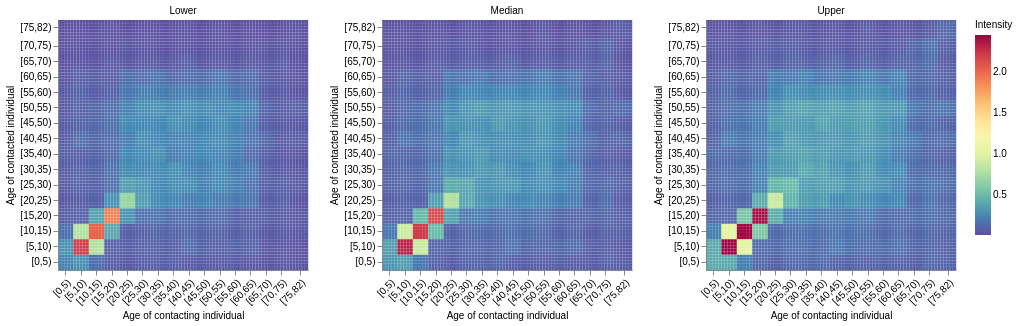

Write notebook code for a chart like this one.
### Code cell
plt_lower = plot_mosaic_pixilated(summary['lower'], age_bins, title='Lower', zlabel='Intensity')
plt_median = plot_mosaic_pixilated(summary['median'], age_bins, title='Median', zlabel='Intensity')
plt_upper = plot_mosaic_pixilated(summary['upper'], age_bins, title='Upper', zlabel='Intensity')

alt.hconcat(plt_lower, plt_median, plt_upper)

### Figure 1 — Vega-Lite specification as saved in the notebook (floating-point values rounded to 4 significant figures; data arrays with more than 128 entries replaced by an {"elided": "..."} marker saying what was removed)
{"config": {"view": {"continuousWidth": 300, "continuousHeight": 300}}, "hconcat": [{"data": {"name": "data-cedf121c0fd028f7f3dd4efe3c81bda1"}, "mark": {"type": "rect"}, "encoding": {"color": {"field": "z", "legend": {"labelFontSize": 10, "labelFontWeight": "normal", "orient": "right", "titleFontSize": 10, "titleFontWeight": "normal"}, "scale": {"reverse": true, "scheme": "spectral"}, "title": "Intensity", "type": "quantitative"}, "x": {"axis": {"grid": false, "labelAngle": -45, "labelExpr": "{'2':'[0,5)', '7':'[5,10)', '12':'[10,15)', '17':'[15,20)', '22':'[20,25)', '27':'[25,30)', '32':'[30,35)', '37':'[35,40)', '42':'[40,45)', '47':'[45,50)', '52':'[50,55)', '57':'[55,60)', '62':'[60,65)', '67':'[65,70)', '72':'[70,75)', '78':'[75,82)'}[datum.value]", "labelFontSize": 10, "labelFontWeight": "normal", "titleFontSize": 10, "titleFontWeight": "normal", "values": [2.0, 7.0, 12.0, 17.0, 22.0, 27.0, 32.0, 37.0, 42.0, 47.0, 52.0, 57.0, 62.0, 67.0, 72.0, 78.0]}, "field": "x", "title": "Age of contacting individual", "type": "ordinal"}, "y": {"axis": {"grid": false, "labelExpr": "{'2':'[0,5)', '7':'[5,10)', '12':'[10,15)', '17':'[15,20)', '22':'[20,25)', '27':'[25,30)', '32':'[30,35)', '37':'[35,40)', '42':'[40,45)', '47':'[45,50)', '52':'[50,55)', '57':'[55,60)', '62':'[60,65)', '67':'[65,70)', '72':'[70,75)', '78':'[75,82)'}[datum.value]", "labelFontSize": 10, "labelFontWeight": "normal", "titleFontSize": 10, "titleFontWeight": "normal", "values": [2.0, 7.0, 12.0, 17.0, 22.0, 27.0, 32.0, 37.0, 42.0, 47.0, 52.0, 57.0, 62.0, 67.0, 72.0, 78.0]}, "field": "y", "scale": {"reverse": true}, "title": "Age of contacted individual", "type": "ordinal"}}, "height": 250, "title": {"text": "Lower", "anchor": "middle", "fontSize": 10, "fontWeight": "normal"}, "width": 250}, {"data": {"name": "data-2052ce6fa27ad8eda379964aad4bd3c3"}, "mark": {"type": "rect"}, "encoding": {"color": {"field": "z", "legend": {"labelFontSize": 10, "labelFontWeight": "normal", "orient": "right", "titleFontSize": 10, "titleFontWeight": "normal"}, "scale": {"reverse": true, "scheme": "spectral"}, "title": "Intensity", "type": "quantitative"}, "x": {"axis": {"grid": false, "labelAngle": -45, "labelExpr": "{'2':'[0,5)', '7':'[5,10)', '12':'[10,15)', '17':'[15,20)', '22':'[20,25)', '27':'[25,30)', '32':'[30,35)', '37':'[35,40)', '42':'[40,45)', '47':'[45,50)', '52':'[50,55)', '57':'[55,60)', '62':'[60,65)', '67':'[65,70)', '72':'[70,75)', '78':'[75,82)'}[datum.value]", "labelFontSize": 10, "labelFontWeight": "normal", "titleFontSize": 10, "titleFontWeight": "normal", "values": [2.0, 7.0, 12.0, 17.0, 22.0, 27.0, 32.0, 37.0, 42.0, 47.0, 52.0, 57.0, 62.0, 67.0, 72.0, 78.0]}, "field": "x", "title": "Age of contacting individual", "type": "ordinal"}, "y": {"axis": {"grid": false, "labelExpr": "{'2':'[0,5)', '7':'[5,10)', '12':'[10,15)', '17':'[15,20)', '22':'[20,25)', '27':'[25,30)', '32':'[30,35)', '37':'[35,40)', '42':'[40,45)', '47':'[45,50)', '52':'[50,55)', '57':'[55,60)', '62':'[60,65)', '67':'[65,70)', '72':'[70,75)', '78':'[75,82)'}[datum.value]", "labelFontSize": 10, "labelFontWeight": "normal", "titleFontSize": 10, "titleFontWeight": "normal", "values": [2.0, 7.0, 12.0, 17.0, 22.0, 27.0, 32.0, 37.0, 42.0, 47.0, 52.0, 57.0, 62.0, 67.0, 72.0, 78.0]}, "field": "y", "scale": {"reverse": true}, "title": "Age of contacted individual", "type": "ordinal"}}, "height": 250, "title": {"text": "Median", "anchor": "middle", "fontSize": 10, "fontWeight": "normal"}, "width": 250}, {"data": {"name": "data-05acc428d7a9e9307f75b1769a5ebd11"}, "mark": {"type": "rect"}, "encoding": {"color": {"field": "z", "legend": {"labelFontSize": 10, "labelFontWeight": "normal", "orient": "right", "titleFontSize": 10, "titleFontWeight": "normal"}, "scale": {"reverse": true, "scheme": "spectral"}, "title": "Intensity", "type": "quantitative"}, "x": {"axis": {"grid": false, "labelAngle": -45, "labelExpr": "{'2':'[0,5)', '7':'[5,10)', '12':'[10,15)', '17':'[15,20)', '22':'[20,25)', '27':'[25,30)', '32':'[30,35)', '37':'[35,40)', '42':'[40,45)', '47':'[45,50)', '52':'[50,55)', '57':'[55,60)', '62':'[60,65)', '67':'[65,70)', '72':'[70,75)', '78':'[75,82)'}[datum.value]", "labelFontSize": 10, "labelFontWeight": "normal", "titleFontSize": 10, "titleFontWeight": "normal", "values": [2.0, 7.0, 12.0, 17.0, 22.0, 27.0, 32.0, 37.0, 42.0, 47.0, 52.0, 57.0, 62.0, 67.0, 72.0, 78.0]}, "field": "x", "title": "Age of contacting individual", "type": "ordinal"}, "y": {"axis": {"grid": false, "labelExpr": "{'2':'[0,5)', '7':'[5,10)', '12':'[10,15)', '17':'[15,20)', '22':'[20,25)', '27':'[25,30)', '32':'[30,35)', '37':'[35,40)', '42':'[40,45)', '47':'[45,50)', '52':'[50,55)', '57':'[55,60)', '62':'[60,65)', '67':'[65,70)', '72':'[70,75)', '78':'[75,82)'}[datum.value]", "labelFontSize": 10, "labelFontWeight": "normal", "titleFontSize": 10, "titleFontWeight": "normal", "values": [2.0, 7.0, 12.0, 17.0, 22.0, 27.0, 32.0, 37.0, 42.0, 47.0, 52.0, 57.0, 62.0, 67.0, 72.0, 78.0]}, "field": "y", "scale": {"reverse": true}, "title": "Age of contacted individual", "type": "ordinal"}}, "height": 250, "title": {"text": "Upper", "anchor": "middle", "fontSize": 10, "fontWeight": "normal"}, "width": 250}], "$schema": "https://vega.github.io/schema/vega-lite/v5.20.1.json", "datasets": {"data-cedf121c0fd028f7f3dd4efe3c81bda1": {"elided": "6561 records"}, "data-2052ce6fa27ad8eda379964aad4bd3c3": {"elided": "6561 records"}, "data-05acc428d7a9e9307f75b1769a5ebd11": {"elided": "6561 records"}}}
